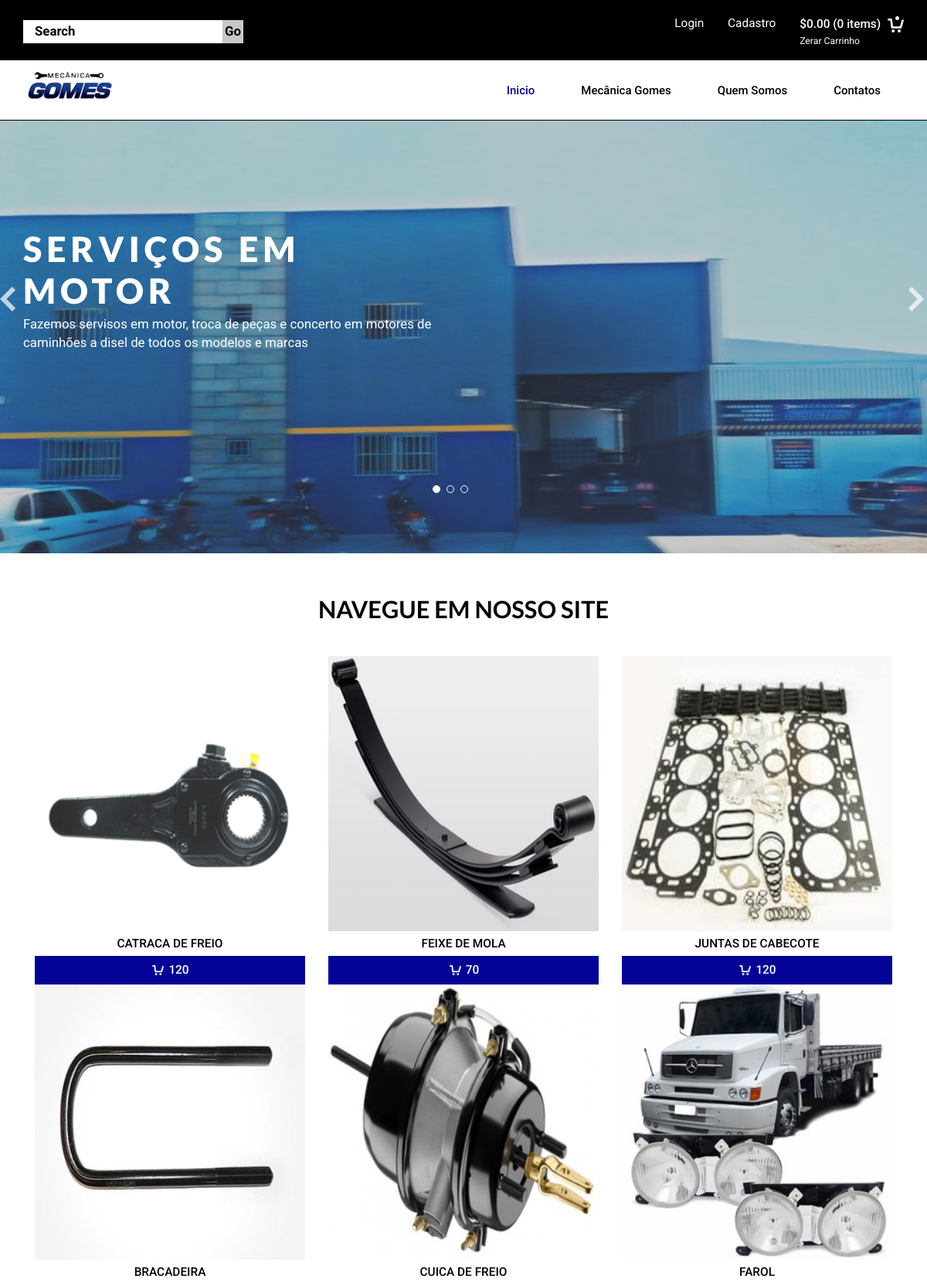
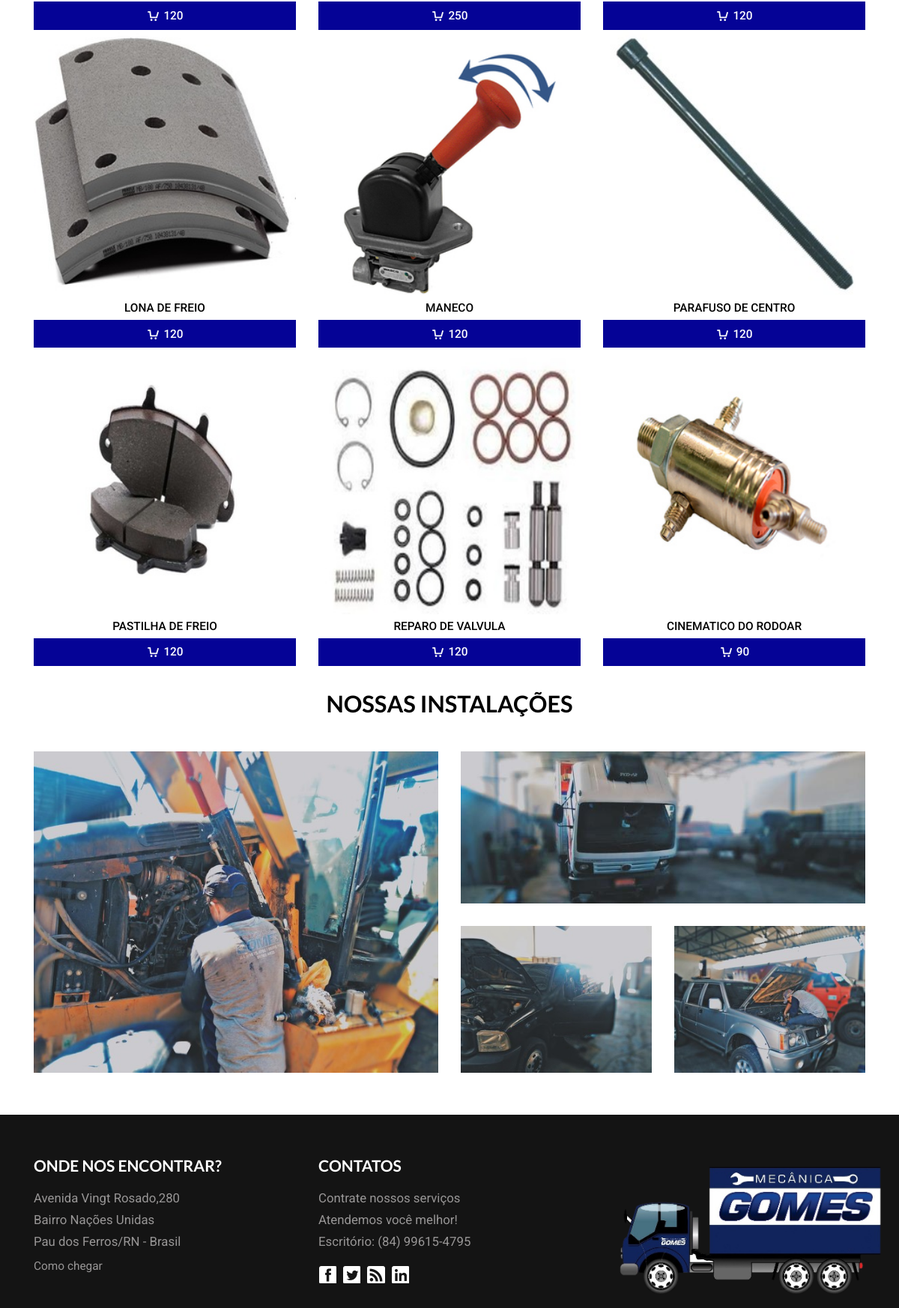
/MecanicaGomesSite/site/index.php (upper part), run on the app's committed database (2 pictures, top to bottom).
### tables this page shows
create table peca(
	id_peca integer auto_increment,
	nome varchar(60),
	preco varchar(45),
	estoque varchar(45),
    imagem varchar(60),
	primary key(id_peca)
);

### MecanicaGomesSite/site/index.php (the view, shortened to what this page needs)
<!DOCTYPE html>
<html>
<?php
include('conexao.php');
$result = $bd->query("SELECT * FROM peca");
?>
<head>
<link href="css/bootstrap.css" rel="stylesheet" type="text/css" media="all" />
<link href="css/style.css" rel="stylesheet" type="text/css" media="all" />
<link href="css/memenu.css" rel="stylesheet" type="text/css" media="all" />
</head>
<body>
<div class="header">
	<div class="header-top">
		<div class="container">
			<div class="search">
					<form>
						<input type="text" value="Search " onfocus="this.value = '';" onblur="if (this.value == '') {this.value = 'Search';}">
						<input type="submit" value="Go">
					</form>
			</div>
			<div class="header-left">
					<ul>
						<?php
							if(isset($_SESSION['usuario'])){
								echo "<li ><a class='lock'> Olá, ".$_SESSION['usuario']."!</a></li>";
								echo "<li><a  href='logout.php'>Sair</a></li>";
							}else{
							echo'<li ><a class="lock"  href="login.php"  >Login</a></li>';
							echo'<li><a  href="register.php"  >Cadastro</a></li>';
							}
						?>
					</ul>
					<div class="cart box_1">
						<a href="checkout.php">
						<h3> <div class="total">
							<span class="simpleCart_total"></span> (<span id="simpleCart_quantity" class="simpleCart_quantity"></span> items)</div>
							<img src="images/cart.png" alt=""/></h3>
						</a>
						<p><a href="javascript:;" class="simpleCart_empty"> Zerar Carrinho</a></p>
					</div>
					<div class="clearfix"> </div>
			</div>
				<div class="clearfix"> </div>
		</div>
		</div>
		<div class="container">
			<div class="head-top">
				<div class="logo">
					<a href="index.php"><img src="images/logo.png" alt=""></a>
				</div>
		<div class=" h_menu4">
				<ul class="memenu skyblue">
					  <li class="active grid"><a class="color8" href="index.php">Inicio</a></li>
				      <li><a class="color1" href="#">Mecânica Gomes</a>
					</li>
				<li><a class="color4" href="blog_single.php">Quem somos</a></li>
				<li><a class="color6" href="contact.php">Contatos</a></li>
			  </ul>
			</div>
				<div class="clearfix"> </div>
		</div>
		</div>
	</div>
	<div class="banner">
		<div class="container">
			<div  id="top" class="callbacks_container">
			<ul class="rslides" id="slider">
			    <li>
						<div class="banner-text">
							<h3>Serviços em motor  </h3>
						<p>Fazemos servisos em motor, troca de peças e concerto em motores de caminhões a disel de todos os modelos e marcas </p>
						</div>
				</li>
			</ul>
		</div>
	</div>
	</div>
<div class="content">
	<div class="container">
	<div class="content-top">
		<h1>NAVEGUE EM NOSSO SITE</h1>
		<div class="grid-in">
		<?php
			while($peca = $result->fetch_object()){
				echo'<div class="col-md-4 grid-top simpleCart_shelfItem">';
						echo'<div class="product-at ">';
							echo'<a href="single.php"><img class="img-responsive" src="'.$peca->imagem.'" alt="">';
						echo'</a>';
						echo'</div>';
						echo'<p><a href="single.php">'.$peca->nome.'</a></p>';
						echo'<a href="#" class="item_add"><p class="number item_price"><i> </i>'.$peca->preco.'</p></a>';
					echo'</div>';
			}
		?>
	</div>
	<div class="content-top-bottom">
		<h2><br>NOSSAS INSTALAÇÕES</h2>
		<div class="col-md-6 men">
			<a href="contact.php" class="b-link-stripe thickbox"><img class="img-responsive" src="images/t1.jpg" alt="">
				<div class="b-wrapper">
								</div>
			</a>
		</div>
		<div class="col-md-6">
			<div class="col-md1 ">
				<a href="contact.php" class="b-link-stripe thickbox"><img class="img-responsive" src="images/t2.jpg" alt="">
					<div class="b-wrapper">
								</div>
				</a>
			</div>
			<div class="col-md2">
				<div class="col-md-6 men1">
					<a href="contact.php" class="b-link-stripe thickbox"><img class="img-responsive" src="images/t3.jpg" alt="">
							<div class="b-wrapper">
								</div>
					</a>
				</div>
				<div class="col-md-6 men2">
					<a href="contact.php" class="b-link-stripe thickbox"><img class="img-responsive" src="images/t4.jpg" alt="">
							<div class="b-wrapper">
								</div>
					</a>
				</div>
				<div class="clearfix"> </div>
			</div>
		</div>
		<div class="clearfix"> </div>
	</div>
	</div>
</div>
<div class="footer">
				<div class="container">
			<div class="footer-top-at">
				<div class="col-md-4 amet-sed">
				<h4>ONDE NOS ENCONTRAR?</h4>
				<ul class="nav-bottom">
						<p>Avenida Vingt Rosado,280 </p>
						<p>Bairro Nações Unidas </p>
						<p>Pau dos Ferros/RN - Brasil </p>
						<li><a href="contact.php">Como chegar</a></li>
					</ul>
				</div>
				<div class="col-md-4 amet-sed ">
				<h4>CONTATOS</h4>
					<p>Contrate nossos serviços</p>
					<p>Atendemos você melhor!</p>
					<p>Escritório: (84) 99615-4795</p>
					<ul class="social">
						<li><a href="#"><i> </i></a></li>
						<li><a href="#"><i class="twitter"> </i></a></li>
						<li><a href="#"><i class="rss"> </i></a></li>
						<li><a href="#"><i class="gmail"> </i></a></li>
					</ul>
				</div>
				<div class="col-md-4 amet-sed">
				<img src="images/logo2.png" alt style="height: 200px;">
				</div>
				<div class="clearfix"> </div>
			</div>
		</div>
		</div>
</body>
</html>

### MecanicaGomesSite/site/css/style.css (style rules this page uses)
body { background:#fff; font-family: 'Roboto', sans-serif; }
a { transition: 0.5s all; -webkit-transition: 0.5s all; -o-transition: 0.5s all; -moz-transition: 0.5s all; -ms-transition: 0.5s all; }
ul { padding: 0; margin: 0; }
h1,h2,h3,h4,h5,h6,label,p { margin:0; }
.item_add { color: #fff; border:none; }
a.item_add { text-decoration: none; }
.box_1 h3 { color: #fff; font-size: 1.1em; }
.box_1 h3 img { margin-left: 5px; }
.box_1 p a { color:#fff; font-size: 0.875em; }
.total { display: inline-block; }
.cart.box_1 { float: right; margin-top: 2px; }
.header { border-bottom: 1px solid #000; }
.header-top { background: #000; padding: 15px 0; }
.search { position:relative; float: left; width: 25%; background-color: #fff; margin-top: 11px; }
.search input[type="text"] { outline: none; padding: 3px 15px; background: none; width: 91%; border: none; font-size: 1.2em; color: #000; font-weight: 700; }
.search input[type="submit"] { border: none; cursor: pointer; position: absolute; outline: none; top: 0px; right: 0px; background: #c7c7c7; font-size: 1.2em; color: #000; padding: 3px; font-weight: 700; }
.header-left { float: right; margin-top: 4px; }
.header-left ul { float: left; }
.header-left ul li { display: inline-block; }
.header-left ul li a { text-decoration: none; color:#fff; font-size: 1.1em; margin: 0 2em 0 0; }
.logo { float: left; }
.head-top { padding: 1em 0; }
.h_menu4 { margin: 7px 0 0px; float: right; }
.banner { background: url(../images/3.jpg) no-repeat ; background-size: cover; width:100%; min-height: 560px; position: relative; }
.rslides { position: relative; list-style: none; overflow: hidden; width: 100%; padding: 0; margin: 0; }
.rslides li { -webkit-backface-visibility: hidden; position: absolute; display: none; width: 100%; left: 0; top: 0; }
.rslides li:first-child { position: relative; display: block; float: left; }
.banner-text { padding:10em 0 1em; color:#fff; width: 50%; }
.banner-text h3 { font-size: 3.2em; font-weight: 800; font-family: 'Lato', sans-serif; text-transform: uppercase; letter-spacing: 6px; line-height: 1.2em; }
.banner-text p { font-size:1.2em; margin: 0.3em 0 1em; }
.content-top h1 { color:#000; font-size: 2.2em; font-family: 'Lato', sans-serif; font-weight: 600; margin-bottom: 0.5em; }
.content-top { text-align:center; padding:4em 0; }
.grid-top img { width:100%; }
.grid-top p { font-size: 1.1em; margin: 0.3em 0 0; font-weight: 500; text-transform: uppercase; }
.grid-top p a { color: #000; text-decoration: none; }
.grid-in { padding: 2em 0 0; }
.col-md2 { padding: 30px 0 0; }
.men1 { padding: 0 15px 0 0; }
.men2 { padding: 0 0px 0 15px; }
.content-top-bottom h2 { color: #000; font-size: 2.2em; font-family: 'Lato', sans-serif; font-weight: 600; margin-bottom: 1.5em; text-align: center; text-transform: uppercase; }
.b-link-stripe { position:relative; display:inline-block; vertical-align:top; font-weight: 300; overflow:hidden; width: 100%; }
.b-link-stripe .b-wrapper { position:absolute; width:100%; height:100%; top:0; left:0; text-align:center; color:#ffffff; overflow:hidden; }
.grid-top { position: relative; }
.col-md1 { position: relative; }
.men { position: relative; }
.footer { background:#141414; }
.amet-sed h4 { font-size: 1.5em; color: #fff; font-family: 'Lato', sans-serif; margin: 0 0 1em; text-transform: uppercase; font-weight: 700; }
.footer-top-at { padding: 4em 0; }
ul.nav-bottom li { list-style:none; }
ul.nav-bottom li a { text-decoration:none; color:#989696; font-size:1.1em; display: inline-block; margin: 0.2em 0; }
.amet-sed p { color:#989696; font-size: 1.2em; margin: 0 0 0.3em; }
ul.social { padding:1em 0 0; }
ul.social li { display: inline-block; }
ul.social li i { background: url(../images/img-sprite.png)no-repeat -9px -14px ; width: 24px; height: 24px; display: inline-block; vertical-align: middle; margin: 0 5px 0 0; }
ul.social li i.twitter { background-position: -43px -14px; }
ul.social li i.rss { background-position: -77px -14px; }
ul.social li i.gmail { background-position:-110px -14px; }
a.item_add p.number { font-size: 1.1em; color: #FFF; text-align: center; background: #050396; padding: 0.5em 1em; }
a.item_add p.number i { background: url(../images/img-sprite.png)no-repeat -291px -104px ; width: 18px; height: 18px; display: inline-block; vertical-align: middle; margin: 0 5px 0 0; }
.product-at { position: relative; }

### data on the page
peca: imagem (picture), nome "CATRACA DE FREIO", preco "120"
peca: imagem (picture), nome "FEIXE DE MOLA", preco "70"
peca: imagem (picture), nome "JUNTAS DE CABECOTE", preco "120"
peca: imagem (picture), nome "BRACADEIRA", preco "120"
peca: imagem (picture), nome "CUICA DE FREIO", preco "250"
peca: imagem (picture), nome "FAROL", preco "120"
peca: imagem (picture), nome "LONA DE FREIO", preco "120"
peca: imagem (picture), nome "MANECO", preco "120"
peca: imagem (picture), nome "PARAFUSO DE CENTRO", preco "120"
peca: imagem (picture), nome "PASTILHA DE FREIO", preco "120"
peca: imagem (picture), nome "REPARO DE VALVULA", preco "120"
peca: imagem (picture), nome "CINEMATICO DO RODOAR", preco "90"
